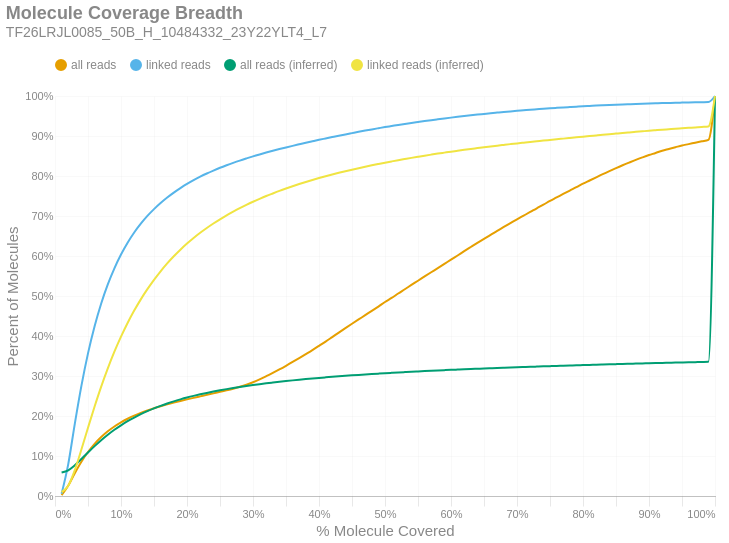

Notebook code for this chart:
### Markdown cell above
### Molecule Read Coverage
This chart shows molecule coverage breadth as computed by the number of bases aligned to that molecule. In other words, "*how much of each unique long molecule is actually sequenced/aligned?*" Keep in mind there is a distinction between sequences and alignments, since some sequences belonging to a particular molecule may not align well and wouldn't appear in the alignment data. This chart also shows molecule coverage breadth as computed by the *inferred fragment* from which the aligned sequences originate. Unlike read coverage, this calculation takes into account the total insert size, including unsequenced gaps between the forward and reverse reads. Like the previous figures, these are cumulative percents.

### Code cell
if SKIPLR:
    print_html(f"Skipped")
else:
    binned_df = consolidated_hist(valids['coverage_bp'], mask, 0.01, True)
    binned_df_inf = consolidated_hist(valids['coverage_inserts'], mask, 0.01, True)
    binned_df = binned_df.with_columns(pl.lit(binned_df_inf['all reads (cumsum)']).alias('all reads (inferred)'))
    binned_df = binned_df.with_columns(pl.lit(binned_df_inf['linked reads (cumsum)']).alias('linked reads (inferred)'))
    binned_df = binned_df.with_columns(
        (pl.col('bin').cast(pl.Float64) + 0.01).alias('right_edge')
    )

    with SafeRender(binned_df):
        (
            density_plot(binned_df, 'Molecule Coverage Breadth', samplename, 'molcov', ['all reads (inferred)','linked reads (inferred)'])
            .encode(
                #x=alt.X('bin:Q', title="% Molecule Covered").axis(format = '%').scale(padding=0),
                x=alt.X('right_edge:Q', title="% Molecule Covered").axis(format='%').scale(padding=0),
                y=alt.Y('value:Q', title='Percent of Molecules')
                    .axis(format='%')
                    .stack(False)
                    .scale(domainMin=0, padding=0),
                color=alt.Color("key:N").scale(domain = ["all reads", "linked reads", "all reads (inferred)", "linked reads (inferred)"]),
                tooltip = [
                    alt.Tooltip("key:N", title = "Data Type"),
                    alt.Tooltip("range_label:N", title="% Molecule Covered"),
                    alt.Tooltip("value:Q", format = ".2%", title="% Molecules")
                ]
            )
        ).display()

### Figure 1 — Vega-Lite specification as saved in the notebook (floating-point values rounded to 4 significant figures)
{"width": "container", "height": 400, "config": {"title": {"anchor": "start", "dy": -15, "fontSize": 18, "color": "#888888", "subtitleColor": "#888888", "subtitleFontSize": 14}, "arc": {"fill": "#0072B2"}, "axis": {"domainColor": "#888888", "domainWidth": 0.5, "gridWidth": 0.2, "grid": false, "titleFontWeight": 400, "titleFontSize": 15, "labelFontSize": 11, "labelColor": "#888888", "tickColor": "#888888", "tickWidth": 0.2, "titleColor": "#888888"}, "axisBand": {"grid": false}, "axisX": {"grid": true, "tickSize": 10, "domainCap": "round"}, "axisY": {"domain": false, "grid": true, "tickSize": 0, "domainCap": "round"}, "background": "transparent", "header": {"labelFontSize": 15, "labelColor": "#888888", "titleFontSize": 15, "titleFontWeight": 600, "titleColor": "#888888"}, "legend": {"labelFont": "sans-serif", "labelFontSize": 12, "labelColor": "#888888", "symbolSize": 100, "symbolType": "circle", "titleFontSize": 12, "titlePadding": 10, "titleColor": "#888888", "title": null, "orient": "top"}, "range": {"category": ["#E69F00", "#56B4E9", "#009E73", "#F0E442", "#0072B2", "#D55E00", "#CC79A7", "#000000"], "diverging": ["#cfe8f3", "#a2d4ec", "#73bfe2", "#46abdb", "#1696d2", "#12719e"]}, "area": {"fill": "#0072B2", "fillOpacity": 0.7, "line": true, "strokeOpacity": 0.7}, "line": {"color": "#0072B2", "stroke": "#0072B2", "strokeWidth": 2}, "trail": {"color": "#0072B2", "stroke": "#0072B2", "strokeWidth": 0, "size": 1}, "point": {"filled": true, "fillOpacity": 1.0, "size": 95}, "text": {"color": "#888888", "fontSize": 11, "align": "right", "fontWeight": 400, "size": 11}, "bar": {"fill": "#0072B2", "stroke": null}, "view": {"stroke": null, "continuousWidth": 660, "continuousHeight": 400}}, "data": {"name": "data-c96368aad9222e5f924d2132dcce6841"}, "mark": {"type": "line", "interpolate": "monotone", "point": {"opacity": 0, "size": 275}}, "encoding": {"color": {"field": "key", "scale": {"domain": ["all reads", "linked reads", "all reads (inferred)", "linked reads (inferred)"]}, "type": "nominal"}, "tooltip": [{"field": "key", "title": "Data Type", "type": "nominal"}, {"field": "range_label", "title": "% Molecule Covered", "type": "nominal"}, {"field": "value", "format": ".2%", "title": "% Molecules", "type": "quantitative"}], "x": {"axis": {"format": "%"}, "field": "right_edge", "scale": {"padding": 0}, "title": "% Molecule Covered", "type": "quantitative"}, "y": {"axis": {"format": "%"}, "field": "value", "scale": {"domainMin": 0, "padding": 0}, "stack": false, "title": "Percent of Molecules", "type": "quantitative"}}, "params": [{"name": "param_c36ac31b6afebe62", "select": {"type": "point", "fields": ["key"]}, "bind": "legend"}], "title": {"text": "Molecule Coverage Breadth", "subtitle": "TF26LRJL0085_50B_H_10484332_23Y22YLT4_L7"}, "transform": [{"fold": ["all reads (cumsum)", "linked reads (cumsum)", "all reads (inferred)", "linked reads (inferred)"]}, {"calculate": "replace(datum.key, ' (cumsum)', '')", "as": "key"}, {"filter": {"param": "param_c36ac31b6afebe62"}}], "usermeta": {"embedOptions": {"downloadFileName": "TF26LRJL0085_50B_H_10484332_23Y22YLT4_L7.molcov"}}, "$schema": "https://vega.github.io/schema/vega-lite/v6.4.1.json", "datasets": {"data-c96368aad9222e5f924d2132dcce6841": [{"bin": "0.0", "interval": "0.0-0.01", "all reads": 0.002377, "linked reads": 0.005759, "all reads (cumsum)": 0.002377, "linked reads (cumsum)": 0.005759, "range_label": "0.0-0.01", "all reads (inferred)": 0.05861, "linked reads (inferred)": 0.009573, "right_edge": 0.01}, {"bin": "0.01", "interval": "0.01-0.02", "all reads": 0.02338, "linked reads": 0.07323, "all reads (cumsum)": 0.02576, "linked reads (cumsum)": 0.07899, "range_label": "0.01-0.02", "all reads (inferred)": 0.06431, "linked reads (inferred)": 0.02543, "right_edge": 0.02}, {"bin": "0.02", "interval": "0.02-0.03", "all reads": 0.03122, "linked reads": 0.1015, "all reads (cumsum)": 0.05698, "linked reads (cumsum)": 0.1805, "range_label": "0.02-0.03", "all reads (inferred)": 0.07672, "linked reads (inferred)": 0.0649, "right_edge": 0.03}, {"bin": "0.03", "interval": "0.03-0.04", "all reads": 0.02861, "linked reads": 0.09481, "all reads (cumsum)": 0.08559, "linked reads (cumsum)": 0.2753, "range_label": "0.03-0.04", "all reads (inferred)": 0.09237, "linked reads (inferred)": 0.1162, "right_edge": 0.04}, {"bin": "0.04", "interval": "0.04-0.05", "all reads": 0.0244, "linked reads": 0.0812, "all reads (cumsum)": 0.11, "linked reads (cumsum)": 0.3565, "range_label": "0.04-0.05", "all reads (inferred)": 0.1088, "linked reads (inferred)": 0.1706, "right_edge": 0.05}, {"bin": "0.05", "interval": "0.05-0.06", "all reads": 0.02034, "linked reads": 0.06784, "all reads (cumsum)": 0.1303, "linked reads (cumsum)": 0.4243, "range_label": "0.05-0.06", "all reads (inferred)": 0.1247, "linked reads (inferred)": 0.2236, "right_edge": 0.06}, {"bin": "0.06", "interval": "0.06-0.07", "all reads": 0.01705, "linked reads": 0.05693, "all reads (cumsum)": 0.1474, "linked reads (cumsum)": 0.4813, "range_label": "0.06-0.07", "all reads (inferred)": 0.1395, "linked reads (inferred)": 0.2734, "right_edge": 0.07}, {"bin": "0.07", "interval": "0.07-0.08", "all reads": 0.01431, "linked reads": 0.04775, "all reads (cumsum)": 0.1617, "linked reads (cumsum)": 0.529, "range_label": "0.07-0.08", "all reads (inferred)": 0.1531, "linked reads (inferred)": 0.319, "right_edge": 0.08}, {"bin": "0.08", "interval": "0.08-0.09", "all reads": 0.01209, "linked reads": 0.04025, "all reads (cumsum)": 0.1738, "linked reads (cumsum)": 0.5693, "range_label": "0.08-0.09", "all reads (inferred)": 0.1656, "linked reads (inferred)": 0.3607, "right_edge": 0.09}, {"bin": "0.09", "interval": "0.09-0.1", "all reads": 0.01036, "linked reads": 0.03433, "all reads (cumsum)": 0.1841, "linked reads (cumsum)": 0.6036, "range_label": "0.09-0.1", "all reads (inferred)": 0.1768, "linked reads (inferred)": 0.3983, "right_edge": 0.1}, {"bin": "0.1", "interval": "0.1-0.11", "all reads": 0.008976, "linked reads": 0.02959, "all reads (cumsum)": 0.1931, "linked reads (cumsum)": 0.6332, "range_label": "0.1-0.11", "all reads (inferred)": 0.1869, "linked reads (inferred)": 0.4325, "right_edge": 0.11}, {"bin": "0.11", "interval": "0.11-0.12", "all reads": 0.00779, "linked reads": 0.02545, "all reads (cumsum)": 0.2009, "linked reads (cumsum)": 0.6586, "range_label": "0.11-0.12", "all reads (inferred)": 0.1961, "linked reads (inferred)": 0.4635, "right_edge": 0.12}, {"bin": "0.12", "interval": "0.12-0.13", "all reads": 0.006854, "linked reads": 0.02213, "all reads (cumsum)": 0.2078, "linked reads (cumsum)": 0.6808, "range_label": "0.12-0.13", "all reads (inferred)": 0.2045, "linked reads (inferred)": 0.4916, "right_edge": 0.13}, {"bin": "0.13", "interval": "0.13-0.14", "all reads": 0.006119, "linked reads": 0.01938, "all reads (cumsum)": 0.2139, "linked reads (cumsum)": 0.7001, "range_label": "0.13-0.14", "all reads (inferred)": 0.2121, "linked reads (inferred)": 0.5171, "right_edge": 0.14}, {"bin": "0.14", "interval": "0.14-0.15", "all reads": 0.005516, "linked reads": 0.01705, "all reads (cumsum)": 0.2194, "linked reads (cumsum)": 0.7172, "range_label": "0.14-0.15", "all reads (inferred)": 0.2191, "linked reads (inferred)": 0.5404, "right_edge": 0.15}, {"bin": "0.15", "interval": "0.15-0.16", "all reads": 0.005049, "linked reads": 0.01521, "all reads (cumsum)": 0.2244, "linked reads (cumsum)": 0.7324, "range_label": "0.15-0.16", "all reads (inferred)": 0.2254, "linked reads (inferred)": 0.5618, "right_edge": 0.16}, {"bin": "0.16", "interval": "0.16-0.17", "all reads": 0.004694, "linked reads": 0.01379, "all reads (cumsum)": 0.2291, "linked reads (cumsum)": 0.7462, "range_label": "0.16-0.17", "all reads (inferred)": 0.2313, "linked reads (inferred)": 0.5814, "right_edge": 0.17}, {"bin": "0.17", "interval": "0.17-0.18", "all reads": 0.004363, "linked reads": 0.01237, "all reads (cumsum)": 0.2335, "linked reads (cumsum)": 0.7586, "range_label": "0.17-0.18", "all reads (inferred)": 0.2366, "linked reads (inferred)": 0.5993, "right_edge": 0.18}, {"bin": "0.18", "interval": "0.18-0.19", "all reads": 0.004115, "linked reads": 0.01117, "all reads (cumsum)": 0.2376, "linked reads (cumsum)": 0.7697, "range_label": "0.18-0.19", "all reads (inferred)": 0.2415, "linked reads (inferred)": 0.6157, "right_edge": 0.19}, {"bin": "0.19", "interval": "0.19-0.2", "all reads": 0.00399, "linked reads": 0.01047, "all reads (cumsum)": 0.2416, "linked reads (cumsum)": 0.7802, "range_label": "0.19-0.2", "all reads (inferred)": 0.2461, "linked reads (inferred)": 0.631, "right_edge": 0.2}, {"bin": "0.2", "interval": "0.2-0.21", "all reads": 0.003772, "linked reads": 0.009425, "all reads (cumsum)": 0.2454, "linked reads (cumsum)": 0.7896, "range_label": "0.2-0.21", "all reads (inferred)": 0.2502, "linked reads (inferred)": 0.645, "right_edge": 0.21}, {"bin": "0.21", "interval": "0.21-0.22", "all reads": 0.003705, "linked reads": 0.008668, "all reads (cumsum)": 0.2491, "linked reads (cumsum)": 0.7983, "range_label": "0.21-0.22", "all reads (inferred)": 0.2541, "linked reads (inferred)": 0.658, "right_edge": 0.22}, {"bin": "0.22", "interval": "0.22-0.23", "all reads": 0.00369, "linked reads": 0.007952, "all reads (cumsum)": 0.2528, "linked reads (cumsum)": 0.8062, "range_label": "0.22-0.23", "all reads (inferred)": 0.2577, "linked reads (inferred)": 0.67, "right_edge": 0.23}, {"bin": "0.23", "interval": "0.23-0.24", "all reads": 0.003748, "linked reads": 0.00733, "all reads (cumsum)": 0.2565, "linked reads (cumsum)": 0.8136, "range_label": "0.23-0.24", "all reads (inferred)": 0.2611, "linked reads (inferred)": 0.6812, "right_edge": 0.24}, {"bin": "0.24", "interval": "0.24-0.25", "all reads": 0.00387, "linked reads": 0.006953, "all reads (cumsum)": 0.2604, "linked reads (cumsum)": 0.8205, "range_label": "0.24-0.25", "all reads (inferred)": 0.2642, "linked reads (inferred)": 0.6917, "right_edge": 0.25}, {"bin": "0.25", "interval": "0.25-0.26", "all reads": 0.003818, "linked reads": 0.006363, "all reads (cumsum)": 0.2642, "linked reads (cumsum)": 0.8269, "range_label": "0.25-0.26", "all reads (inferred)": 0.2672, "linked reads (inferred)": 0.7016, "right_edge": 0.26}, {"bin": "0.26", "interval": "0.26-0.27", "all reads": 0.004124, "linked reads": 0.005989, "all reads (cumsum)": 0.2683, "linked reads (cumsum)": 0.8329, "range_label": "0.26-0.27", "all reads (inferred)": 0.27, "linked reads (inferred)": 0.7109, "right_edge": 0.27}, {"bin": "0.27", "interval": "0.27-0.28", "all reads": 0.004704, "linked reads": 0.005673, "all reads (cumsum)": 0.273, "linked reads (cumsum)": 0.8386, "range_label": "0.27-0.28", "all reads (inferred)": 0.2726, "linked reads (inferred)": 0.7196, "right_edge": 0.28}, {"bin": "0.28", "interval": "0.28-0.29", "all reads": 0.005306, "linked reads": 0.005338, "all reads (cumsum)": 0.2783, "linked reads (cumsum)": 0.8439, "range_label": "0.28-0.29", "all reads (inferred)": 0.2751, "linked reads (inferred)": 0.7278, "right_edge": 0.29}, {"bin": "0.29", "interval": "0.29-0.3", "all reads": 0.006126, "linked reads": 0.005179, "all reads (cumsum)": 0.2845, "linked reads (cumsum)": 0.8491, "range_label": "0.29-0.3", "all reads (inferred)": 0.2774, "linked reads (inferred)": 0.7356, "right_edge": 0.3}, {"bin": "0.3", "interval": "0.3-0.31", "all reads": 0.007033, "linked reads": 0.004851, "all reads (cumsum)": 0.2915, "linked reads (cumsum)": 0.8539, "range_label": "0.3-0.31", "all reads (inferred)": 0.2796, "linked reads (inferred)": 0.7429, "right_edge": 0.31}, {"bin": "0.31", "interval": "0.31-0.32", "all reads": 0.007963, "linked reads": 0.004667, "all reads (cumsum)": 0.2995, "linked reads (cumsum)": 0.8586, "range_label": "0.31-0.32", "all reads (inferred)": 0.2817, "linked reads (inferred)": 0.7499, "right_edge": 0.32}, {"bin": "0.32", "interval": "0.32-0.33", "all reads": 0.008406, "linked reads": 0.004431, "all reads (cumsum)": 0.3079, "linked reads (cumsum)": 0.863, "range_label": "0.32-0.33", "all reads (inferred)": 0.2836, "linked reads (inferred)": 0.7564, "right_edge": 0.33}, {"bin": "0.33", "interval": "0.33-0.34", "all reads": 0.008654, "linked reads": 0.004281, "all reads (cumsum)": 0.3165, "linked reads (cumsum)": 0.8673, "range_label": "0.33-0.34", "all reads (inferred)": 0.2856, "linked reads (inferred)": 0.7627, "right_edge": 0.34}, {"bin": "0.34", "interval": "0.34-0.35", "all reads": 0.009092, "linked reads": 0.004091, "all reads (cumsum)": 0.3256, "linked reads (cumsum)": 0.8714, "range_label": "0.34-0.35", "all reads (inferred)": 0.2874, "linked reads (inferred)": 0.7687, "right_edge": 0.35}, {"bin": "0.35", "interval": "0.35-0.36", "all reads": 0.009483, "linked reads": 0.00398, "all reads (cumsum)": 0.3351, "linked reads (cumsum)": 0.8754, "range_label": "0.35-0.36", "all reads (inferred)": 0.2891, "linked reads (inferred)": 0.7744, "right_edge": 0.36}, {"bin": "0.36", "interval": "0.36-0.37", "all reads": 0.009687, "linked reads": 0.003861, "all reads (cumsum)": 0.3448, "linked reads (cumsum)": 0.8792, "range_label": "0.36-0.37", "all reads (inferred)": 0.2907, "linked reads (inferred)": 0.7799, "right_edge": 0.37}, {"bin": "0.37", "interval": "0.37-0.38", "all reads": 0.009895, "linked reads": 0.003824, "all reads (cumsum)": 0.3547, "linked reads (cumsum)": 0.8831, "range_label": "0.37-0.38", "all reads (inferred)": 0.2923, "linked reads (inferred)": 0.7851, "right_edge": 0.38}, {"bin": "0.38", "interval": "0.38-0.39", "all reads": 0.01006, "linked reads": 0.003694, "all reads (cumsum)": 0.3647, "linked reads (cumsum)": 0.8868, "range_label": "0.38-0.39", "all reads (inferred)": 0.2938, "linked reads (inferred)": 0.7901, "right_edge": 0.39}, {"bin": "0.39", "interval": "0.39-0.4", "all reads": 0.01061, "linked reads": 0.003647, "all reads (cumsum)": 0.3754, "linked reads (cumsum)": 0.8904, "range_label": "0.39-0.4", "all reads (inferred)": 0.2952, "linked reads (inferred)": 0.7948, "right_edge": 0.4}, {"bin": "0.4", "interval": "0.4-0.41", "all reads": 0.01077, "linked reads": 0.003451, "all reads (cumsum)": 0.3861, "linked reads (cumsum)": 0.8938, "range_label": "0.4-0.41", "all reads (inferred)": 0.2966, "linked reads (inferred)": 0.7994, "right_edge": 0.41}, {"bin": "0.41", "interval": "0.41-0.42", "all reads": 0.01123, "linked reads": 0.003441, "all reads (cumsum)": 0.3974, "linked reads (cumsum)": 0.8973, "range_label": "0.41-0.42", "all reads (inferred)": 0.2979, "linked reads (inferred)": 0.8037, "right_edge": 0.42}, {"bin": "0.42", "interval": "0.42-0.43", "all reads": 0.01126, "linked reads": 0.003416, "all reads (cumsum)": 0.4086, "linked reads (cumsum)": 0.9007, "range_label": "0.42-0.43", "all reads (inferred)": 0.2992, "linked reads (inferred)": 0.8079, "right_edge": 0.43}, {"bin": "0.43", "interval": "0.43-0.44", "all reads": 0.01104, "linked reads": 0.003292, "all reads (cumsum)": 0.4196, "linked reads (cumsum)": 0.904, "range_label": "0.43-0.44", "all reads (inferred)": 0.3004, "linked reads (inferred)": 0.8119, "right_edge": 0.44}, {"bin": "0.44", "interval": "0.44-0.45", "all reads": 0.01093, "linked reads": 0.003234, "all reads (cumsum)": 0.4306, "linked reads (cumsum)": 0.9072, "range_label": "0.44-0.45", "all reads (inferred)": 0.3016, "linked reads (inferred)": 0.8158, "right_edge": 0.45}, {"bin": "0.45", "interval": "0.45-0.46", "all reads": 0.0108, "linked reads": 0.003227, "all reads (cumsum)": 0.4414, "linked reads (cumsum)": 0.9105, "range_label": "0.45-0.46", "all reads (inferred)": 0.3027, "linked reads (inferred)": 0.8195, "right_edge": 0.46}, {"bin": "0.46", "interval": "0.46-0.47", "all reads": 0.01067, "linked reads": 0.003096, "all reads (cumsum)": 0.452, "linked reads (cumsum)": 0.9136, "range_label": "0.46-0.47", "all reads (inferred)": 0.3038, "linked reads (inferred)": 0.8232, "right_edge": 0.47}, {"bin": "0.47", "interval": "0.47-0.48", "all reads": 0.01087, "linked reads": 0.002963, "all reads (cumsum)": 0.4629, "linked reads (cumsum)": 0.9165, "range_label": "0.47-0.48", "all reads (inferred)": 0.3049, "linked reads (inferred)": 0.8267, "right_edge": 0.48}, {"bin": "0.48", "interval": "0.48-0.49", "all reads": 0.01051, "linked reads": 0.002897, "all reads (cumsum)": 0.4734, "linked reads (cumsum)": 0.9194, "range_label": "0.48-0.49", "all reads (inferred)": 0.3059, "linked reads (inferred)": 0.83, "right_edge": 0.49}, {"bin": "0.49", "interval": "0.49-0.5", "all reads": 0.01164, "linked reads": 0.002875, "all reads (cumsum)": 0.4851, "linked reads (cumsum)": 0.9223, "range_label": "0.49-0.5", "all reads (inferred)": 0.3069, "linked reads (inferred)": 0.8333, "right_edge": 0.5}, {"bin": "0.5", "interval": "0.5-0.51", "all reads": 0.01002, "linked reads": 0.002639, "all reads (cumsum)": 0.4951, "linked reads (cumsum)": 0.9249, "range_label": "0.5-0.51", "all reads (inferred)": 0.3079, "linked reads (inferred)": 0.8365, "right_edge": 0.51}, {"bin": "0.51", "interval": "0.51-0.52", "all reads": 0.01109, "linked reads": 0.002663, "all reads (cumsum)": 0.5062, "linked reads (cumsum)": 0.9276, "range_label": "0.51-0.52", "all reads (inferred)": 0.3088, "linked reads (inferred)": 0.8395, "right_edge": 0.52}, {"bin": "0.52", "interval": "0.52-0.53", "all reads": 0.01063, "linked reads": 0.002582, "all reads (cumsum)": 0.5168, "linked reads (cumsum)": 0.9302, "range_label": "0.52-0.53", "all reads (inferred)": 0.3097, "linked reads (inferred)": 0.8424, "right_edge": 0.53}, {"bin": "0.53", "interval": "0.53-0.54", "all reads": 0.0108, "linked reads": 0.00249, "all reads (cumsum)": 0.5276, "linked reads (cumsum)": 0.9327, "range_label": "0.53-0.54", "all reads (inferred)": 0.3106, "linked reads (inferred)": 0.8453, "right_edge": 0.54}, {"bin": "0.54", "interval": "0.54-0.55", "all reads": 0.01054, "linked reads": 0.002358, "all reads (cumsum)": 0.5382, "linked reads (cumsum)": 0.935, "range_label": "0.54-0.55", "all reads (inferred)": 0.3114, "linked reads (inferred)": 0.8481, "right_edge": 0.55}, {"bin": "0.55", "interval": "0.55-0.56", "all reads": 0.01072, "linked reads": 0.002341, "all reads (cumsum)": 0.5489, "linked reads (cumsum)": 0.9374, "range_label": "0.55-0.56", "all reads (inferred)": 0.3123, "linked reads (inferred)": 0.8508, "right_edge": 0.56}, {"bin": "0.56", "interval": "0.56-0.57", "all reads": 0.01049, "linked reads": 0.002269, "all reads (cumsum)": 0.5594, "linked reads (cumsum)": 0.9396, "range_label": "0.56-0.57", "all reads (inferred)": 0.3131, "linked reads (inferred)": 0.8534, "right_edge": 0.57}, {"bin": "0.57", "interval": "0.57-0.58", "all reads": 0.01025, "linked reads": 0.002152, "all reads (cumsum)": 0.5696, "linked reads (cumsum)": 0.9418, "range_label": "0.57-0.58", "all reads (inferred)": 0.3138, "linked reads (inferred)": 0.856, "right_edge": 0.58}, {"bin": "0.58", "interval": "0.58-0.59", "all reads": 0.01057, "linked reads": 0.002114, "all reads (cumsum)": 0.5802, "linked reads (cumsum)": 0.9439, "range_label": "0.58-0.59", "all reads (inferred)": 0.3146, "linked reads (inferred)": 0.8584, "right_edge": 0.59}, {"bin": "0.59", "interval": "0.59-0.6", "all reads": 0.01073, "linked reads": 0.002059, "all reads (cumsum)": 0.5909, "linked reads (cumsum)": 0.946, "range_label": "0.59-0.6", "all reads (inferred)": 0.3154, "linked reads (inferred)": 0.8609, "right_edge": 0.6}, {"bin": "0.6", "interval": "0.6-0.61", "all reads": 0.0104, "linked reads": 0.001991, "all reads (cumsum)": 0.6013, "linked reads (cumsum)": 0.9479, "range_label": "0.6-0.61", "all reads (inferred)": 0.3161, "linked reads (inferred)": 0.8632, "right_edge": 0.61}, {"bin": "0.61", "interval": "0.61-0.62", "all reads": 0.01075, "linked reads": 0.001906, "all reads (cumsum)": 0.6121, "linked reads (cumsum)": 0.9499, "range_label": "0.61-0.62", "all reads (inferred)": 0.3168, "linked reads (inferred)": 0.8654, "right_edge": 0.62}, {"bin": "0.62", "interval": "0.62-0.63", "all reads": 0.01039, "linked reads": 0.001851, "all reads (cumsum)": 0.6225, "linked reads (cumsum)": 0.9517, "range_label": "0.62-0.63", "all reads (inferred)": 0.3174, "linked reads (inferred)": 0.8676, "right_edge": 0.63}, {"bin": "0.63", "interval": "0.63-0.64", "all reads": 0.0103, "linked reads": 0.001754, "all reads (cumsum)": 0.6328, "linked reads (cumsum)": 0.9535, "range_label": "0.63-0.64", "all reads (inferred)": 0.3181, "linked reads (inferred)": 0.8697, "right_edge": 0.64}, {"bin": "0.64", "interval": "0.64-0.65", "all reads": 0.009979, "linked reads": 0.001703, "all reads (cumsum)": 0.6427, "linked reads (cumsum)": 0.9552, "range_label": "0.64-0.65", "all reads (inferred)": 0.3188, "linked reads (inferred)": 0.8719, "right_edge": 0.65}, {"bin": "0.65", "interval": "0.65-0.66", "all reads": 0.01029, "linked reads": 0.001712, "all reads (cumsum)": 0.653, "linked reads (cumsum)": 0.9569, "range_label": "0.65-0.66", "all reads (inferred)": 0.3194, "linked reads (inferred)": 0.8739, "right_edge": 0.66}, {"bin": "0.66", "interval": "0.66-0.67", "all reads": 0.009656, "linked reads": 0.001588, "all reads (cumsum)": 0.6627, "linked reads (cumsum)": 0.9585, "range_label": "0.66-0.67", "all reads (inferred)": 0.32, "linked reads (inferred)": 0.8759, "right_edge": 0.67}, {"bin": "0.67", "interval": "0.67-0.68", "all reads": 0.009869, "linked reads": 0.001564, "all reads (cumsum)": 0.6726, "linked reads (cumsum)": 0.96, "range_label": "0.67-0.68", "all reads (inferred)": 0.3207, "linked reads (inferred)": 0.8778, "right_edge": 0.68}, {"bin": "0.68", "interval": "0.68-0.69", "all reads": 0.009531, "linked reads": 0.001447, "all reads (cumsum)": 0.6821, "linked reads (cumsum)": 0.9615, "range_label": "0.68-0.69", "all reads (inferred)": 0.3213, "linked reads (inferred)": 0.8797, "right_edge": 0.69}, {"bin": "0.69", "interval": "0.69-0.7", "all reads": 0.009517, "linked reads": 0.001402, "all reads (cumsum)": 0.6916, "linked reads (cumsum)": 0.9629, "range_label": "0.69-0.7", "all reads (inferred)": 0.3218, "linked reads (inferred)": 0.8815, "right_edge": 0.7}, {"bin": "0.7", "interval": "0.7-0.71", "all reads": 0.009196, "linked reads": 0.001336, "all reads (cumsum)": 0.7008, "linked reads (cumsum)": 0.9642, "range_label": "0.7-0.71", "all reads (inferred)": 0.3224, "linked reads (inferred)": 0.8833, "right_edge": 0.71}, {"bin": "0.71", "interval": "0.71-0.72", "all reads": 0.00922, "linked reads": 0.001369, "all reads (cumsum)": 0.71, "linked reads (cumsum)": 0.9656, "range_label": "0.71-0.72", "all reads (inferred)": 0.323, "linked reads (inferred)": 0.8851, "right_edge": 0.72}, {"bin": "0.72", "interval": "0.72-0.73", "all reads": 0.009341, "linked reads": 0.001242, "all reads (cumsum)": 0.7194, "linked reads (cumsum)": 0.9668, "range_label": "0.72-0.73", "all reads (inferred)": 0.3235, "linked reads (inferred)": 0.8868, "right_edge": 0.73}, {"bin": "0.73", "interval": "0.73-0.74", "all reads": 0.008976, "linked reads": 0.001252, "all reads (cumsum)": 0.7283, "linked reads (cumsum)": 0.9681, "range_label": "0.73-0.74", "all reads (inferred)": 0.3241, "linked reads (inferred)": 0.8885, "right_edge": 0.74}, {"bin": "0.74", "interval": "0.74-0.75", "all reads": 0.009339, "linked reads": 0.001166, "all reads (cumsum)": 0.7377, "linked reads (cumsum)": 0.9692, "range_label": "0.74-0.75", "all reads (inferred)": 0.3246, "linked reads (inferred)": 0.8902, "right_edge": 0.75}, {"bin": "0.75", "interval": "0.75-0.76", "all reads": 0.008594, "linked reads": 0.001088, "all reads (cumsum)": 0.7463, "linked reads (cumsum)": 0.9703, "range_label": "0.75-0.76", "all reads (inferred)": 0.3251, "linked reads (inferred)": 0.8918, "right_edge": 0.76}, {"bin": "0.76", "interval": "0.76-0.77", "all reads": 0.008788, "linked reads": 0.001057, "all reads (cumsum)": 0.7551, "linked reads (cumsum)": 0.9714, "range_label": "0.76-0.77", "all reads (inferred)": 0.3257, "linked reads (inferred)": 0.8934, "right_edge": 0.77}, {"bin": "0.77", "interval": "0.77-0.78", "all reads": 0.008518, "linked reads": 0.001, "all reads (cumsum)": 0.7636, "linked reads (cumsum)": 0.9724, "range_label": "0.77-0.78", "all reads (inferred)": 0.3262, "linked reads (inferred)": 0.895, "right_edge": 0.78}, {"bin": "0.78", "interval": "0.78-0.79", "all reads": 0.008399, "linked reads": 0.0009899, "all reads (cumsum)": 0.772, "linked reads (cumsum)": 0.9734, "range_label": "0.78-0.79", "all reads (inferred)": 0.3267, "linked reads (inferred)": 0.8966, "right_edge": 0.79}, {"bin": "0.79", "interval": "0.79-0.8", "all reads": 0.008787, "linked reads": 0.000961, "all reads (cumsum)": 0.7808, "linked reads (cumsum)": 0.9743, "range_label": "0.79-0.8", "all reads (inferred)": 0.3272, "linked reads (inferred)": 0.8983, "right_edge": 0.8}, {"bin": "0.8", "interval": "0.8-0.81", "all reads": 0.007965, "linked reads": 0.0008234, "all reads (cumsum)": 0.7887, "linked reads (cumsum)": 0.9752, "range_label": "0.8-0.81", "all reads (inferred)": 0.3277, "linked reads (inferred)": 0.8998, "right_edge": 0.81}, {"bin": "0.81", "interval": "0.81-0.82", "all reads": 0.008, "linked reads": 0.0008375, "all reads (cumsum)": 0.7967, "linked reads (cumsum)": 0.976, "range_label": "0.81-0.82", "all reads (inferred)": 0.3282, "linked reads (inferred)": 0.9014, "right_edge": 0.82}, {"bin": "0.82", "interval": "0.82-0.83", "all reads": 0.008053, "linked reads": 0.0007815, "all reads (cumsum)": 0.8048, "linked reads (cumsum)": 0.9768, "range_label": "0.82-0.83", "all reads (inferred)": 0.3287, "linked reads (inferred)": 0.903, "right_edge": 0.83}, {"bin": "0.83", "interval": "0.83-0.84", "all reads": 0.007599, "linked reads": 0.0007499, "all reads (cumsum)": 0.8124, "linked reads (cumsum)": 0.9775, "range_label": "0.83-0.84", "all reads (inferred)": 0.3292, "linked reads (inferred)": 0.9045, "right_edge": 0.84}, {"bin": "0.84", "interval": "0.84-0.85", "all reads": 0.007302, "linked reads": 0.0007012, "all reads (cumsum)": 0.8197, "linked reads (cumsum)": 0.9782, "range_label": "0.84-0.85", "all reads (inferred)": 0.3297, "linked reads (inferred)": 0.906, "right_edge": 0.85}, {"bin": "0.85", "interval": "0.85-0.86", "all reads": 0.007135, "linked reads": 0.0006504, "all reads (cumsum)": 0.8268, "linked reads (cumsum)": 0.9789, "range_label": "0.85-0.86", "all reads (inferred)": 0.3301, "linked reads (inferred)": 0.9075, "right_edge": 0.86}, {"bin": "0.86", "interval": "0.86-0.87", "all reads": 0.006792, "linked reads": 0.000624, "all reads (cumsum)": 0.8336, "linked reads (cumsum)": 0.9795, "range_label": "0.86-0.87", "all reads (inferred)": 0.3306, "linked reads (inferred)": 0.909, "right_edge": 0.87}, {"bin": "0.87", "interval": "0.87-0.88", "all reads": 0.006632, "linked reads": 0.0006199, "all reads (cumsum)": 0.8402, "linked reads (cumsum)": 0.9801, "range_label": "0.87-0.88", "all reads (inferred)": 0.331, "linked reads (inferred)": 0.9104, "right_edge": 0.88}, {"bin": "0.88", "interval": "0.88-0.89", "all reads": 0.00623, "linked reads": 0.0005711, "all reads (cumsum)": 0.8465, "linked reads (cumsum)": 0.9807, "range_label": "0.88-0.89", "all reads (inferred)": 0.3315, "linked reads (inferred)": 0.9118, "right_edge": 0.89}, {"bin": "0.89", "interval": "0.89-0.9", "all reads": 0.005914, "linked reads": 0.0005265, "all reads (cumsum)": 0.8524, "linked reads (cumsum)": 0.9812, "range_label": "0.89-0.9", "all reads (inferred)": 0.3319, "linked reads (inferred)": 0.9131, "right_edge": 0.9}, {"bin": "0.9", "interval": "0.9-0.91", "all reads": 0.005251, "linked reads": 0.0004863, "all reads (cumsum)": 0.8576, "linked reads (cumsum)": 0.9817, "range_label": "0.9-0.91", "all reads (inferred)": 0.3323, "linked reads (inferred)": 0.9144, "right_edge": 0.91}, {"bin": "0.91", "interval": "0.91-0.92", "all reads": 0.005549, "linked reads": 0.0004908, "all reads (cumsum)": 0.8632, "linked reads (cumsum)": 0.9822, "range_label": "0.91-0.92", "all reads (inferred)": 0.3327, "linked reads (inferred)": 0.9157, "right_edge": 0.92}, {"bin": "0.92", "interval": "0.92-0.93", "all reads": 0.004395, "linked reads": 0.000439, "all reads (cumsum)": 0.8676, "linked reads (cumsum)": 0.9826, "range_label": "0.92-0.93", "all reads (inferred)": 0.3331, "linked reads (inferred)": 0.9169, "right_edge": 0.93}, {"bin": "0.93", "interval": "0.93-0.94", "all reads": 0.00439, "linked reads": 0.0004311, "all reads (cumsum)": 0.872, "linked reads (cumsum)": 0.9831, "range_label": "0.93-0.94", "all reads (inferred)": 0.3335, "linked reads (inferred)": 0.9181, "right_edge": 0.94}, {"bin": "0.94", "interval": "0.94-0.95", "all reads": 0.004404, "linked reads": 0.0003823, "all reads (cumsum)": 0.8764, "linked reads (cumsum)": 0.9835, "range_label": "0.94-0.95", "all reads (inferred)": 0.3338, "linked reads (inferred)": 0.9192, "right_edge": 0.95}, {"bin": "0.95", "interval": "0.95-0.96", "all reads": 0.003347, "linked reads": 0.0003721, "all reads (cumsum)": 0.8797, "linked reads (cumsum)": 0.9838, "range_label": "0.95-0.96", "all reads (inferred)": 0.3342, "linked reads (inferred)": 0.9204, "right_edge": 0.96}, {"bin": "0.96", "interval": "0.96-0.97", "all reads": 0.003614, "linked reads": 0.0003243, "all reads (cumsum)": 0.8833, "linked reads (cumsum)": 0.9841, "range_label": "0.96-0.97", "all reads (inferred)": 0.3346, "linked reads (inferred)": 0.9215, "right_edge": 0.97}, {"bin": "0.97", "interval": "0.97-0.98", "all reads": 0.003462, "linked reads": 0.0002959, "all reads (cumsum)": 0.8868, "linked reads (cumsum)": 0.9844, "range_label": "0.97-0.98", "all reads (inferred)": 0.335, "linked reads (inferred)": 0.9227, "right_edge": 0.98}, {"bin": "0.98", "interval": "0.98-0.99", "all reads": 0.003632, "linked reads": 0.0002983, "all reads (cumsum)": 0.8904, "linked reads (cumsum)": 0.9847, "range_label": "0.98-0.99", "all reads (inferred)": 0.3354, "linked reads (inferred)": 0.924, "right_edge": 0.99}, {"bin": "0.99", "interval": "0.99-1.0", "all reads": 0.1096, "linked reads": 0.01526, "all reads (cumsum)": 1.0, "linked reads (cumsum)": 1.0, "range_label": "0.99-1.0", "all reads (inferred)": 1.0, "linked reads (inferred)": 1.0, "right_edge": 1.0}]}}
